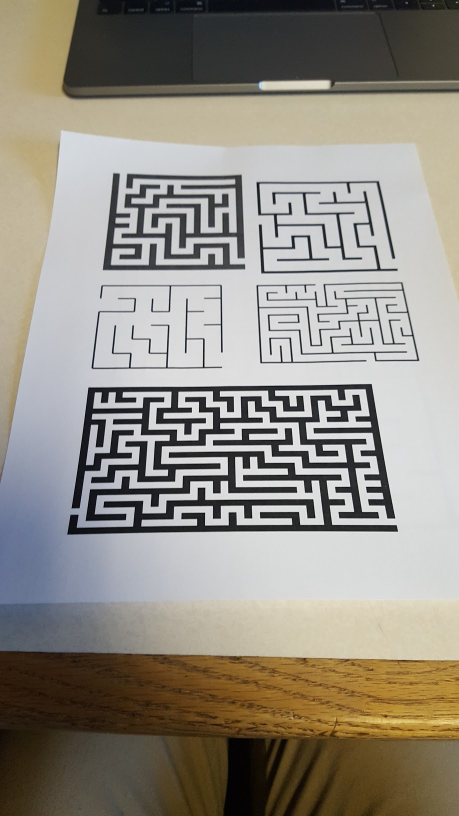
#> input picture src/CV/maze1.jpg, 918 x 1632 px (shown at 1/2 size)
$ python -i scan.py   (imports and definitions only)   (older library calls are emulated)
#> lines starting #> are read from the running program, lines starting #| are printed output that depends on the picture; after the words box and inside, x2 and y2 are one past the last pixel; in counts of white or black regions, pixels touching at a corner belong together
#> further down, picture is the input picture: shape (1632, 918, 3); mean B, G, R 132.5, 142.1, 147.2
from transform import four_point_transform
import numpy as np
import argparse
import cv2
# import imutils


def get_edges(image, gray=False):
#> called with gray = False
    if not gray:
        # Convert the image to greyscale
        gray = cv2.cvtColor(image, cv2.COLOR_BGR2GRAY)
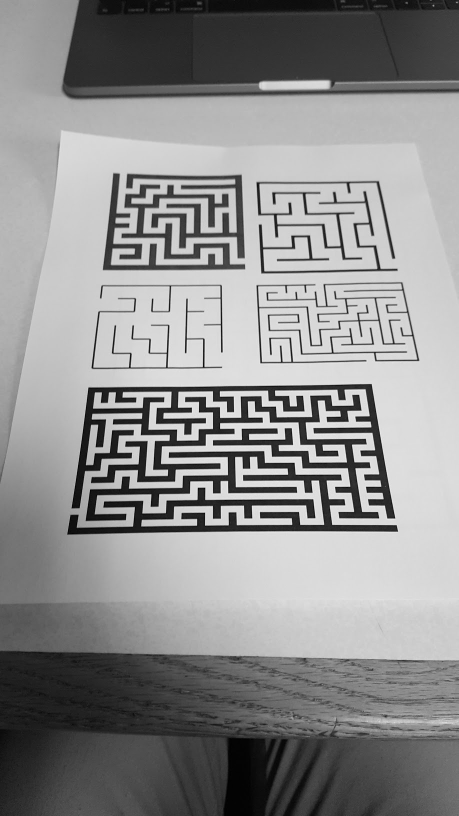
#> gray: shape (1632, 918) (shown at 1/2 size); min 0, max 253, mean 142.5

    # Blur the image
    gray = cv2.GaussianBlur(gray, (15, 15), 0)
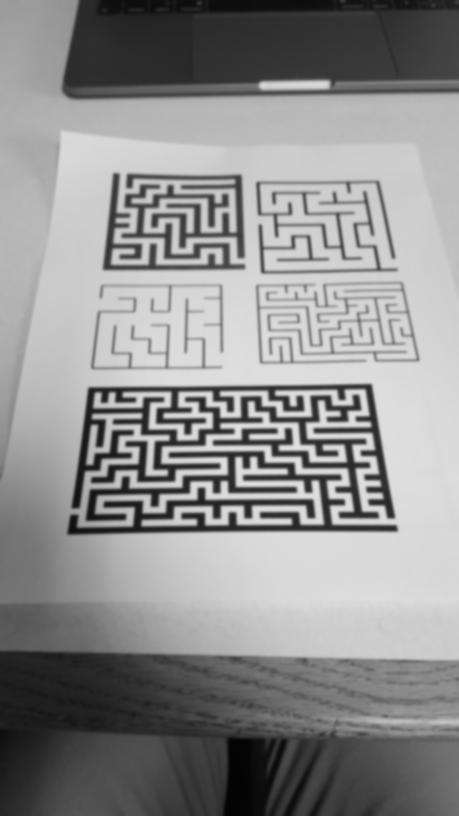
#> gray: shape (1632, 918) (shown at 1/2 size); min 3, max 224, mean 142.5

    # Find and return the edges
    return cv2.Canny(gray, 25, 150)
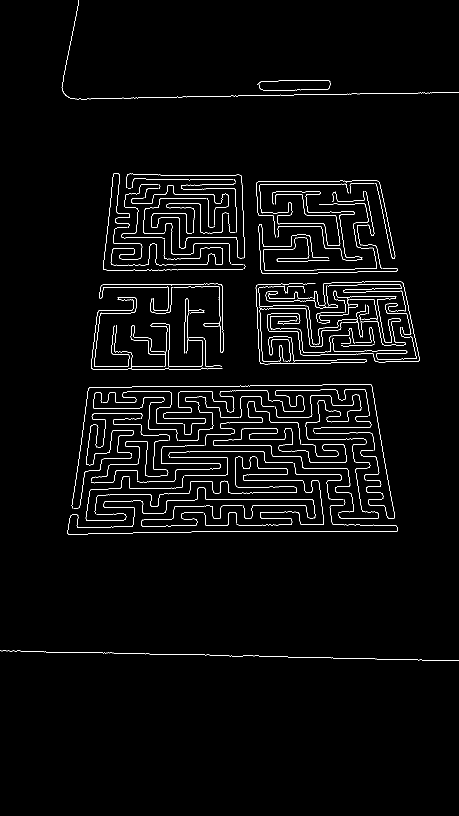
#> returned value: shape (1632, 918) (shown at 1/2 size); 2.3% white in thin lines or dots, all inside (x1, y1, x2, y2) = (0, 0, 918, 1321)

def get_thresh(img, gray=False):
    if not gray:
        img = cv2.cvtColor(img, cv2.COLOR_BGR2GRAY)

    img = cv2.GaussianBlur(img, (15, 15), 0)
    return cv2.adaptiveThreshold(img, 255, cv2.ADAPTIVE_THRESH_GAUSSIAN_C, cv2.THRESH_BINARY, 11, 2)

'''
def get_contours(image):
    # Resize the image to be 500 pixels tall to increase performance and accuracy
    # of edge detection
    ratio = image.shape[0] / 500.0
    image = imutils.resize(image, height=500)

    # Gets the edge detected image
    edged_img = get_edges(image)

    # Finds contours
    cnts = cv2.findContours(edged_img.copy(), cv2.RETR_LIST, cv2.CHAIN_APPROX_SIMPLE)

    # Handles fact that OpenCV 2 and 3 return different contour types
    cnts = cnts[0] if imutils.is_cv2() else cnts[1]

    # Sorts the returned contours and returns the top 5 highest area contours.
    # This is done to increase performance
    cnts = sorted(cnts, key=cv2.contourArea, reverse=True)[:5]

    for contour in cnts:
        # Gets the perimeter and approximates a simplified contour
        perimeter = cv2.arcLength(contour, True)
        approx = cv2.approxPolyDP(curve=contour, epsilon=.02 * perimeter, closed=True)

        # If our approximated contour has four points, then we can assume that
        # we have found our screen
        if len(approx) == 4:
            print approx + "d"
            return approx
'''

>>> import cv2
>>> picture = cv2.imread('maze1.jpg')
>>> result = get_edges(picture)
